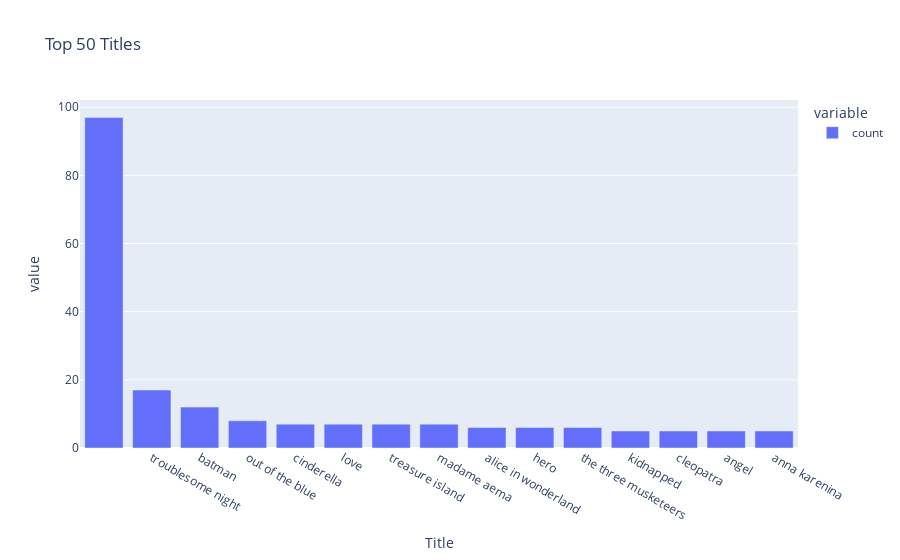

The cell this chart's notebook holds for it:
### Code cell
px.bar(df['Title'].value_counts().nlargest(15), title='Top 50 Titles')

### Figure 1 — Plotly figure (JSON) as saved in the notebook; plotly's stock layout.template omitted (floating-point values rounded to 4 significant figures)
{"data": [{"hovertemplate": "variable=count<br>Title=%{x}<br>value=%{y}<extra></extra>", "legendgroup": "count", "marker": {"color": "#636efa", "pattern": {"shape": ""}}, "name": "count", "orientation": "v", "showlegend": true, "textposition": "auto", "type": "bar", "x": ["", "troublesome night", "batman", "out of the blue", "cinderella", "love", "treasure island", "madame aema", "alice in wonderland", "hero", "the three musketeers", "kidnapped", "cleopatra", "angel", "anna karenina"], "xaxis": "x", "y": [97, 17, 12, 8, 7, 7, 7, 7, 6, 6, 6, 5, 5, 5, 5], "yaxis": "y"}], "layout": {"barmode": "relative", "legend": {"title": {"text": "variable"}, "tracegroupgap": 0}, "title": {"text": "Top 50 Titles"}, "xaxis": {"anchor": "y", "domain": [0, 1], "title": {"text": "Title"}}, "yaxis": {"anchor": "x", "domain": [0, 1], "title": {"text": "value"}}}}
